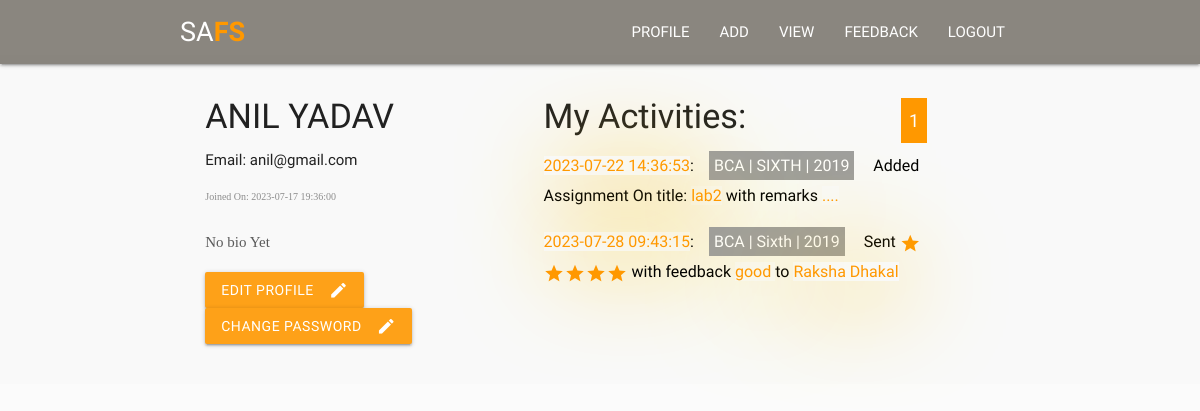
The page /profile.php (signed in) on the database its author committed.
### tables this page shows
CREATE TABLE `teacher` (
  `id` int(11) NOT NULL,
  `tfname` varchar(255) NOT NULL,
  `tlname` varchar(255) NOT NULL,
  `email` varchar(255) NOT NULL,
  `bio` varchar(255) NOT NULL,
  `password` varchar(255) NOT NULL,
  `registeredate` datetime NOT NULL
);

CREATE TABLE `assignment` (
  `id` int(11) NOT NULL,
  `batch` int(255) NOT NULL,
  `semester` varchar(255) NOT NULL,
  `teacher_id` int(225) NOT NULL,
  `title` varchar(255) NOT NULL,
  `pdf` varchar(255) NOT NULL,
  `comment` varchar(255) NOT NULL,
  `remarks` varchar(255) NOT NULL,
  `registeredate` datetime NOT NULL,
  `deadline` date DEFAULT NULL,
  `sub` varchar(255) NOT NULL,
  `faculty` varchar(255) NOT NULL
);

CREATE TABLE `assignmentsubmit` (
  `id` int(11) NOT NULL,
  `student_id` int(255) NOT NULL,
  `title` varchar(255) NOT NULL,
  `teachername` int(255) NOT NULL,
  `batch` int(255) NOT NULL,
  `semester` text NOT NULL,
  `remarks` varchar(255) DEFAULT NULL,
  `registeredate` datetime DEFAULT NULL,
  `pdf` varchar(255) NOT NULL,
  `comment` text NOT NULL,
  `sub` varchar(225) NOT NULL,
  `faculty` varchar(255) NOT NULL,
  `feedback` varchar(255) NOT NULL,
  `star` int(255) NOT NULL,
  `feedbackdate` datetime DEFAULT NULL
);

CREATE TABLE `student` (
  `id` int(11) NOT NULL,
  `email` varchar(225) NOT NULL,
  `batch` int(255) NOT NULL,
  `semester` varchar(255) NOT NULL,
  `password` varchar(225) NOT NULL,
  `sfname` varchar(225) NOT NULL,
  `slname` varchar(225) NOT NULL,
  `sbio` varchar(225) NOT NULL,
  `registrationdate` datetime NOT NULL,
  `faculty` varchar(255) NOT NULL
);

### includes/profile.php (the view, shortened to what this page needs)
<?php
include 'config.php';
?>
<div id="profile-bdy">
  <div class="container" >
    <div class="row">
      <div class="col s12 m5">
                      <?php
                          if (isset($_SESSION['tid'])){
                            $id = $_SESSION['tid'];
                            $selectquery = " select * from teacher where id = $id";
                            $query = mysqli_query($conn,$selectquery);
                            $teacher=mysqli_fetch_array($query);
                            $tfname=strtoupper($teacher['tfname']);
                            $tlname=strtoupper($teacher['tlname']);
                            $tbio=$teacher['bio'];
                            $rdate=$teacher['registeredate'];
                            $tmail=$teacher['email'];
                      ?>
                        <?php
                            echo "<h4 class='nametext'>$tfname $tlname</h4>
                                  Email: $tmail
                                  <p class='joined'>Joined On: $rdate </p> ";
                                    if($tbio){
                        ?>
                              <p class="bio-text"><?php echo $tbio; ?></p>
                                <?php }
                          else{ ?>
                                <p class='bio-text'>No bio Yet</p>
                          <?php }
                          ?>
                              <a class="waves-effect waves-light btn modal-trigger" href="#modal2"><i class="material-icons right">edit</i>Edit Profile</a>
                              <a class="waves-effect waves-light btn modal-trigger" href="#modal3"><i class="material-icons right">edit</i>Change Password</a>
                          <?php } ?>
        </div>
            <div class="col s12 m6 l6">
              <?php
            if (isset($_SESSION['tid'])){ ?>
          <?php
      $id = $_SESSION['tid'];
      $qryy= "SELECT COUNT(*) as total FROM assignmentsubmit where teachername = $id";
      $reslt = $conn->query($qryy);
      $rw = $reslt->fetch_assoc();
      $totalRecords = $rw['total'];
      $recordsPerPage = 6;
      $totalPages = ceil($totalRecords / $recordsPerPage);
      $currentpage = isset($_GET['page']) ? $_GET['page'] : 1;
      $startFrom = ($currentpage - 1) * $recordsPerPage; ?>
              <?php
    $id = $_SESSION['tid'];
    $selectquery = " select * from assignment where teacher_id = $id ORDER BY ID DESC ";
    $query = mysqli_query($conn,$selectquery);
    $num = mysqli_num_rows($query);
    ?>
    <?php
    if($num == 0){
        echo '<p class="alert-msg">You have empty Added assignment !</p>';
    }else{
    ?>
  <?php
    while($res = mysqli_fetch_array($query)){
        ?>
        <h4>My Activities:
        <span class="pagination page right">
        <?php for ($i = 1; $i <= $totalPages; $i++) : ?>
            <a <?php if ($i == $currentpage) echo 'class="active"'; ?> href="?page=<?php echo $i; ?>"><?php echo $i; ?></a>
        <?php endfor; ?>
      </span>
        </h4>
     <p class="activities"><a><?php echo $res['registeredate']?></a>:<span class="highlight"><?php echo $res['faculty'];?> | <?php echo $res['semester'];?> | <?php echo $res['batch'];?></span>
      Added Assignment On title: <a><?php echo $res['title']; ?></a>
        <?php
          if ($res['remarks']){ ?>
           with remarks  <a> <?php echo $res['remarks']; ?> </a>
          <?php }
        ?>
    </p>
     <?php
    $select = " select * from assignmentsubmit where teachername = $id ORDER BY ID DESC LIMIT $startFrom, $recordsPerPage ";
    $query = mysqli_query($conn,$select);
    while($result = mysqli_fetch_array($query)){
      $number=$result['star'];
      $studentid = $result['student_id'];
      if($result['feedback']){
      ?>
   <p class="activities"><a><?php echo $result['feedbackdate']?></a>:<span class="highlight"><?php echo $result['faculty'];?> | <?php echo $result['semester'];?> | <?php echo $result['batch'];?></span>
   Sent
   <?php
                            if ($number >= 1 && $number <= 5) {
  for ($i = 1; $i <= $number; $i++) {
    echo '<i class="material-icons tiny star">star</i>';
  }
}
            ?>
   with feedback <a><?php echo $result['feedback']; ?> </a> to
  <?php
   $select1 = " select sfname,slname from student where id='$studentid'";
   $query1 = mysqli_query($conn,$select1);
   while($result1 = mysqli_fetch_array($query1)){
    $fname = $result1['sfname'];
    $lname = $result1['slname'];
    $name = $fname.' '.$lname;
   }
  ?>
  <a><?php echo $name;?></a>
  </p>
<?php
    }
  }
    }
  }
?>
<?php } ?>
            </div>
    </div>

### css/styles.css (style rules this page uses)
p { line-height: 2rem; }

### css/assign.css (style rules this page uses)
body { background:#fbfbfb; }
a { color:#FF9800; }
.nametext { white-space: nowrap; }
#profile-bdy { margin-top:55px; position:absolute; padding:20px; width:100%; background:#f9f9f9; }
.btn { background:#fea118 !important; }
.joined { color:#8d8d8d; font-size:10px; font-family:cursive }
.bio-text { color:#5b5b5b; font-family:cursive; }
p.activities { color:black; font-size:16px; }
p.activities i { vertical-align:middle; font-size:21px; }
p.activities a { box-shadow:10px 10px 100px #FFC107; }
p>span { margin:0px 15px; }

### css/feedback.css (style rules this page uses)
* { font-family: 'Ubuntu', sans-serif; font-family: 'PT Sans Narrow', sans-serif; }
span.highlight { background:#9E9E9E; color:white; padding:5px; }
span.highlight { background:#9E9E9E; padding:5px; color:#e8e6e6; }
i.star { color: #ff9800; vertical-align: middle; }
.pagination a { display: inline-block; padding: 4px 8px; text-decoration: none; color: black; font-size:18px; }
.pagination a.active { color: white; background:#ff9800 }
@media only screen and (max-width: 1213px) { i.star { font-size: 12px; } }

### includes/profile.php (style rules this page uses)
span.highlight { background:#9E9E9E; color:white; padding:5px; }
span.page { font-size:23px; }

### rows shown on the page
teacher: tfname "ANIL", tlname "YADAV", email "anil@gmail.com", registeredate "2023-07-17 19:36:00"
assignment: registeredate "2023-07-22 14:36:53", faculty "BCA", semester "SIXTH", batch "2019", title "lab2", remarks "...."
assignmentsubmit: feedbackdate "2023-07-28 09:43:15", faculty "BCA", semester "Sixth", batch "2019", star 5 (drawn), feedback "good", student.slname "Raksha Dhakal"
